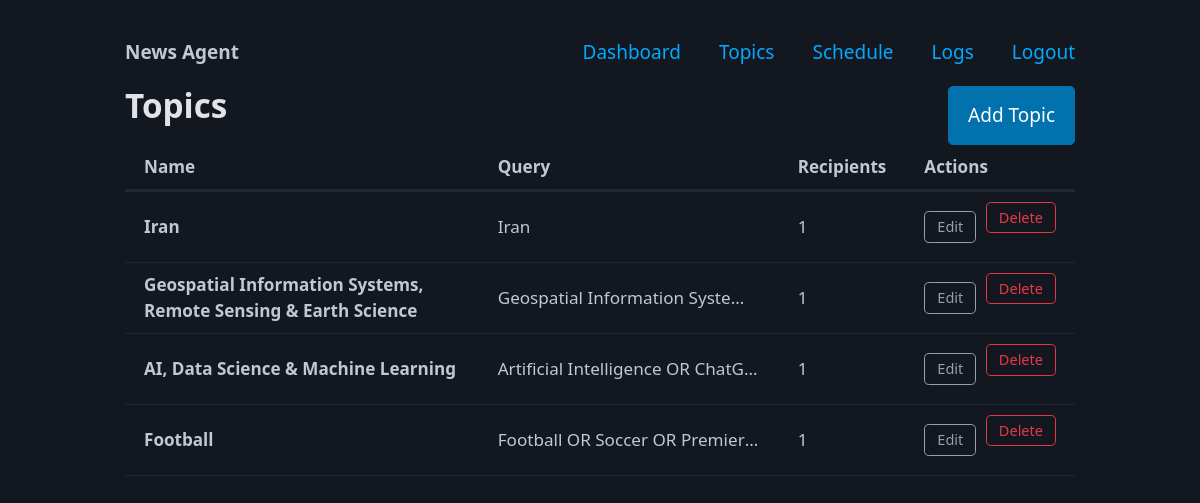
/news/topics (signed in), run on the app's committed database.
### tables this page shows
CREATE TABLE topics (
    id INTEGER PRIMARY KEY AUTOINCREMENT,
    name TEXT NOT NULL,
    query TEXT NOT NULL,
    sort_by TEXT NOT NULL DEFAULT 'popularity',
    language TEXT NOT NULL DEFAULT 'en',
    page_size INTEGER NOT NULL DEFAULT 20,
    is_active INTEGER NOT NULL DEFAULT 1,
    created_at TEXT DEFAULT (datetime('now')),
    updated_at TEXT DEFAULT (datetime('now'))
);

### app.py (the view)
@bp.route("/topics")
@login_required
def topics_list():
    topics = db.get_topics()
    return render_template("topics.html", topics=topics)

### app.py (called while the page is built)
def login_required(f):
    @wraps(f)
    def decorated(*args, **kwargs):
        if not session.get("authenticated"):
            return redirect(url_for("main.login"))
        return f(*args, **kwargs)
    return decorated

### db.py (called while the page is built)
def _get_conn():
    os.makedirs(os.path.dirname(DB_PATH), exist_ok=True)
    conn = sqlite3.connect(DB_PATH)
    conn.row_factory = sqlite3.Row
    conn.execute("PRAGMA journal_mode=WAL")
    conn.execute("PRAGMA foreign_keys=ON")
    return conn

def get_topics():
    conn = _get_conn()
    try:
        rows = conn.execute(
            "SELECT * FROM topics WHERE is_active = 1 ORDER BY id"
        ).fetchall()
        topics = []
        for row in rows:
            recipients = [
                r["email"] for r in conn.execute(
                    "SELECT email FROM topic_recipients WHERE topic_id = ?",
                    (row["id"],),
                ).fetchall()
            ]
            topics.append({
                "id": row["id"],
                "name": row["name"],
                "query": row["query"],
                "sort_by": row["sort_by"],
                "language": row["language"],
                "page_size": row["page_size"],
                "recipients": recipients if recipients else None,
            })
        return topics
    finally:
        conn.close()

### templates/topics.html (shortened to what this page needs)
{% extends "base.html" %}
{% block content %}
<div style="display: flex; justify-content: space-between; align-items: center;">
    <h2>Topics</h2>
    <a href="{{ url_for('main.topic_new') }}" role="button">Add Topic</a>
</div>
{% if topics %}
<table>
    <thead>
        <tr>
            <th>Name</th>
            <th>Query</th>
            <th>Recipients</th>
            <th>Actions</th>
        </tr>
    </thead>
    <tbody>
        {% for topic in topics %}
        <tr>
            <td><strong>{{ topic.name }}</strong></td>
            <td style="max-width: 300px; overflow: hidden; text-overflow: ellipsis; white-space: nowrap;">
                {{ topic.query }}
            </td>
            <td>{{ (topic.recipients or []) | length }}</td>
            <td>
                <div class="actions">
                    <a href="{{ url_for('main.topic_edit', topic_id=topic.id) }}" role="button" class="outline secondary" style="padding: 4px 12px; font-size: 0.85em;">Edit</a>
                    <form method="post" action="{{ url_for('main.topic_delete', topic_id=topic.id) }}" style="margin: 0;" onsubmit="return confirm('Delete this topic?')">
                        <button type="submit" class="outline" style="padding: 4px 12px; font-size: 0.85em; --pico-color: #e63946; --pico-border-color: #e63946;">Delete</button>
                    </form>
                </div>
            </td>
        </tr>
        {% endfor %}
    </tbody>
</table>
{% else %}
<p>No topics yet. Click "Add Topic" to create one.</p>
{% endif %}
{% endblock %}

### templates/base.html (style rules this page uses)
.actions { display: flex; gap: 0.5rem; align-items: center; }
table { font-size: 0.9em; }

### data on the page
topics: name "Iran", query "Iran", recipients "1"
topics: name "Geospatial Information Systems, Remote Sensing & Earth Science", query "Geospatial Information Syste…", recipients "1"
topics: name "AI, Data Science & Machine Learning", query "Artificial Intelligence OR ChatG…", recipients "1"
topics: name "Football", query "Football OR Soccer OR Premier…", recipients "1"
